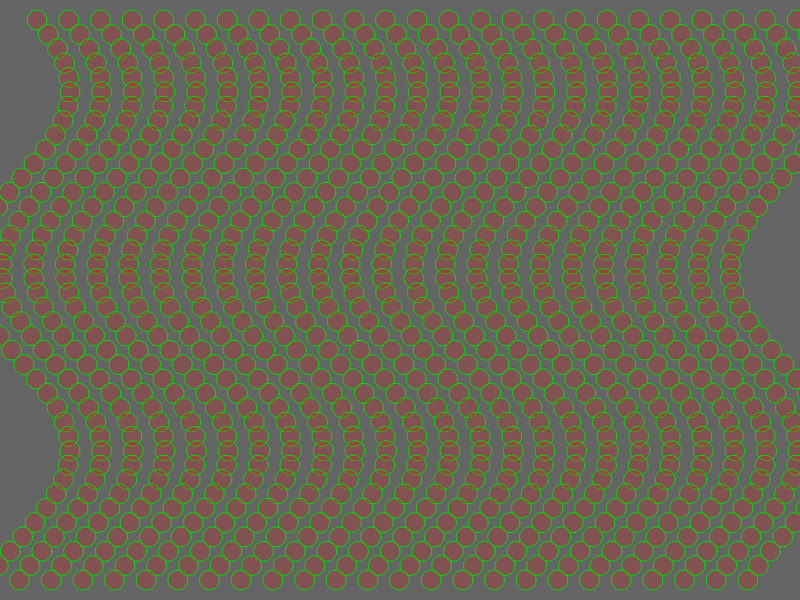
Frame 1 (no input)
Frame 60 (no input): identical to frame 1, image omitted
Frame 120 (the mouse pressed at the canvas centre since frame 60): identical to frame 1, image omitted

The p5.js sketch that drew this single still picture (run headless with seeded random() and noise() and a simulated clock; from frame 60 on, the mouse is pressed at the canvas centre):

// p5.js sketch
// ── sketch.js
/*
 * Creation & Computation - Digital Futures, OCAD University
 * Kate Hartman / Nick Puckett
 * 
 * Make a Wavy Grid of shapes
 * User may specify how many in each direction and the margin around them
 * This method uses map() to space them evenly and a sin() wave 
 */



var totalX = 25;
var totalY = 40;
var margin = 20;
var circRad = 20;
var waveFactor = 50;

function setup()
{
createCanvas(800,600);
angleMode(DEGREES);

}


function draw()
{
	background(100);

	for (var x = 1; x<=totalX; x++)
	{
		for (var y = 1; y<=totalY; y++)
		{
			var gridX = map(x,1,totalX,margin,(width-margin)) ;
			var gridY = map(y,1,totalY,margin,(height-margin));

			gridX += sin(gridY)*waveFactor;

			fill(255,10,10,50);
			stroke(0,220,10);

			ellipse(gridX,gridY,circRad,circRad);

		}	


	}



}
